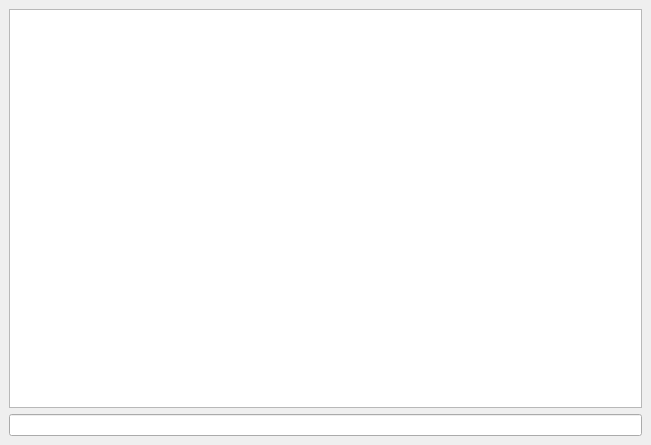
<?xml version="1.0" encoding="UTF-8"?>
<ui version="4.0">
 <class>MainWindow</class>
 <widget class="QMainWindow" name="MainWindow">
  <property name="geometry">
   <rect>
    <x>0</x>
    <y>0</y>
    <width>651</width>
    <height>445</height>
   </rect>
  </property>
  <property name="windowTitle">
   <string>Basic Terminal</string>
  </property>
  <property name="windowIcon">
   <iconset>
    <normaloff>../../../../../../usr/share/icons/gnome/32x32/apps/terminal.png</normaloff>
    ../../../../../../usr/share/icons/gnome/32x32/apps/terminal.png
   </iconset>
  </property>
  <widget class="QWidget" name="centralwidget">
   <layout class="QGridLayout" name="gridLayout">
    <item row="0" column="0">
     <widget class="QTextBrowser" name="textBrowser">
      <property name="font">
       <font>
        <family>DejaVu Sans Mono</family>
        <pointsize>10</pointsize>
       </font>
      </property>
     </widget>
    </item>
    <item row="1" column="0">
     <widget class="QLineEdit" name="lineEdit">
      <property name="font">
       <font>
        <family>Monospace</family>
       </font>
      </property>
     </widget>
    </item>
   </layout>
  </widget>
  <widget class="QMenuBar" name="menubar">
   <property name="geometry">
    <rect>
     <x>0</x>
     <y>0</y>
     <width>651</width>
     <height>22</height>
    </rect>
   </property>
  </widget>
 </widget>
 <resources/>
 <connections/>
</ui>
